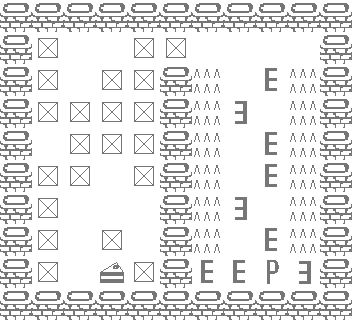

This game map was drawn from its Tiled (.tmx) file and the tilesets committed beside it. A one-line description and the full map source follow:
An orthogonal 11x10 tile map with 32x32 px tiles, 1 tile layer (Walls).

<map version="1.2" tiledversion="2020.04.10" orientation="orthogonal" renderorder="right-down" width="11" height="10" tilewidth="32" tileheight="32" infinite="0" nextlayerid="2" nextobjectid="1">
 <editorsettings>
  <export target="Lua Levels/level7.lua" format="lua" />
 </editorsettings>
 <properties>
  <property name="description" value="Hmmm" />
 </properties>
 <tileset firstgid="1" source="Walls baba is you.tsx" />
 <layer id="1" name="Walls" width="11" height="10">
  <data encoding="csv">
2,2,2,2,2,2,2,2,2,2,2,
2,12,1,1,12,12,1,1,1,1,2,
2,12,1,12,12,2,8,1,4,8,2,
2,12,12,12,12,2,8,6,1,8,2,
2,1,12,12,12,2,8,1,4,8,2,
2,12,12,1,12,2,8,1,4,8,2,
2,12,1,1,1,2,8,6,1,8,2,
2,12,1,12,1,2,8,1,4,8,2,
2,12,1,9,12,2,4,4,3,6,2,
2,2,2,2,2,2,2,2,2,2,2
</data>
 </layer>
</map>
